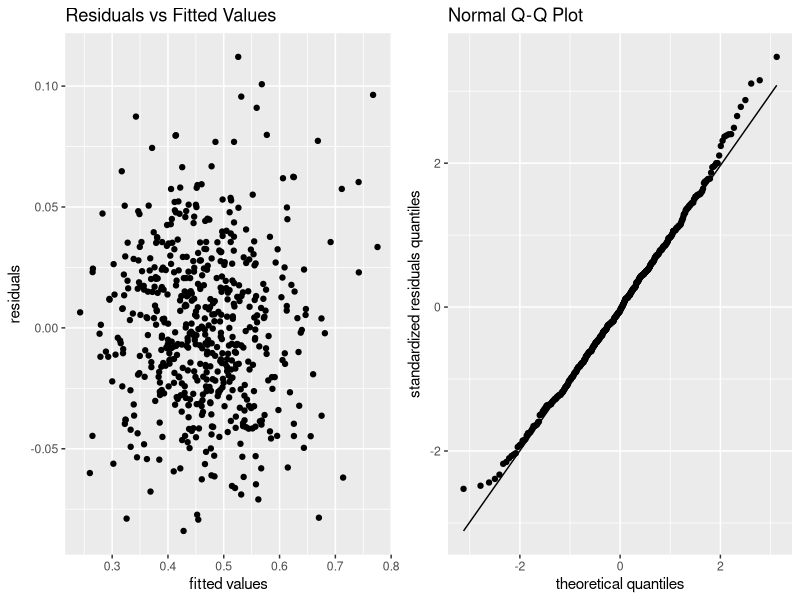
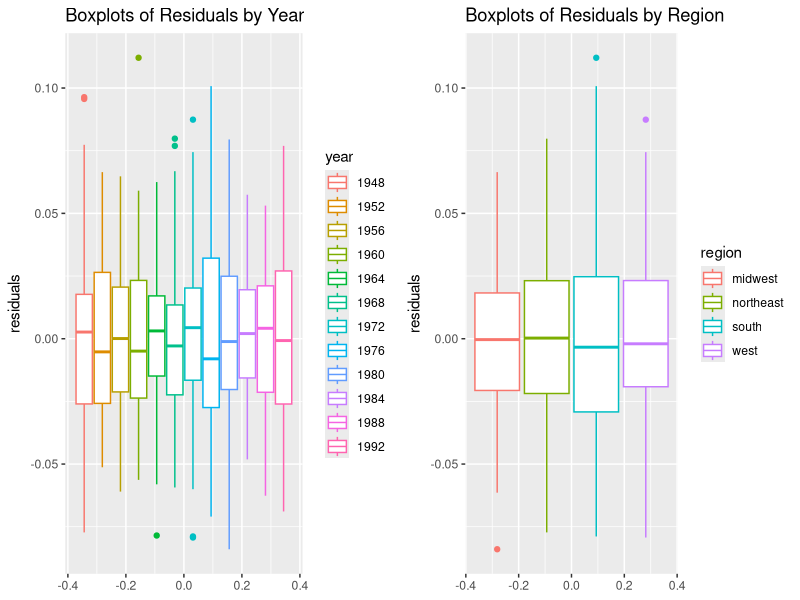
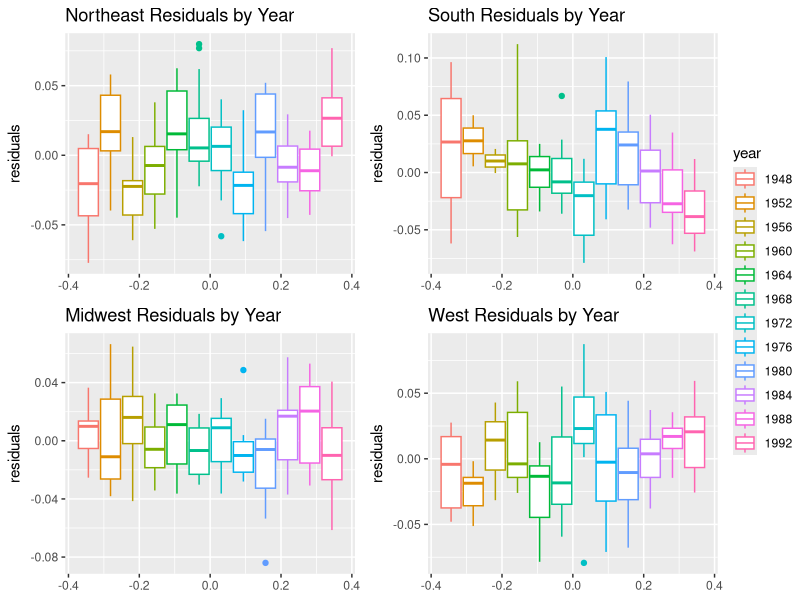
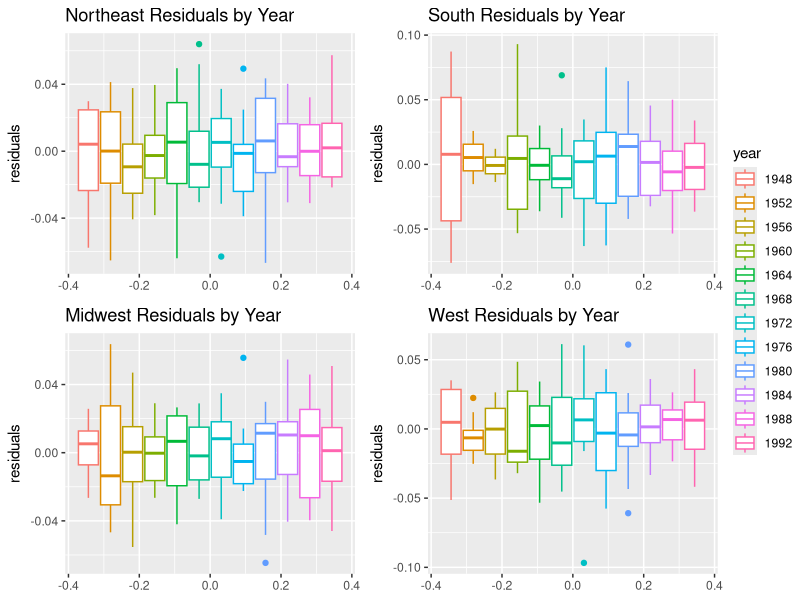
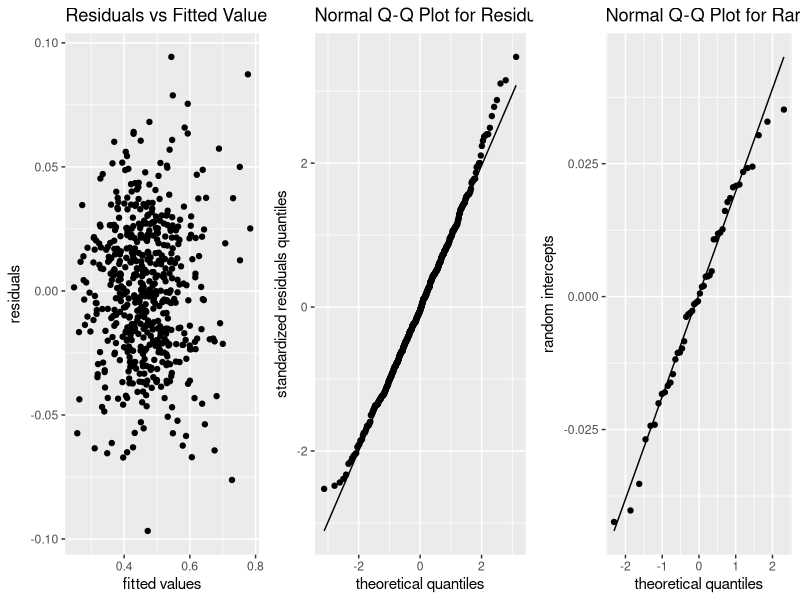

Generate these figures, in order, with R:
## ---- chunk 1
knitr::opts_chunk$set(echo = FALSE, message = FALSE)
## ---- chunk 2
library("readr") # to load data
library("tidyverse")
library("ggpubr") # for ggarrange
library("car") # type 2 anova
library("knitr") # to print tables
library("lme4") # for mixed models
data <- read_table("Data/4_US_elections.txt")
data = data %>% select(-constant) # remove manually added intercept
# change mentioned variables to factors
data = data %>% 
  mutate(year = as.factor(year),
                       state = as.factor(state), 
                       r1 = as.factor(r1), 
                       r2 = as.factor(r2), 
                       r3 = as.factor(r3), 
                       r4 = as.factor(r4), 
                       r5 = as.factor(r5), 
                       r6 = as.factor(r6), )

# rename the variables
data = data %>% 
  rename(dvote = Dvote,
         dvote_poll = n1,
         dapprove_inc = n2,
         dapprove_presinc = n3,
         gnp_growth_inc = n4,
         dvote_last = s1,
         dvote_last2 = s2,
         home_state = s3,
         home_state_vice = s4,
         dmajor_leg = s5,
         econ_growth_inc = s6,
         state_ideology = s7,
         ideology_comp = s8,
         cath_1960 = s9,
         south = r1,
         south_1964 = r2,
         deep_south_1964 = r3,
         new_england_1964 = r4,
         new_england_1972 = r5,
         west_1976 = r6)

# create a region variable
northeast = c(7, 8, 19, 20, 21, 29, 30, 32, 38, 39, 45, 48)
south = c(1, 4, 9, 10, 17, 18, 24, 33, 36, 40, 42, 43, 46)
midwest = c(13, 14, 15, 16, 22, 23, 25, 27, 34, 35, 41, 49)
west = c(2, 3, 5, 6, 11, 12, 26, 28, 31, 37, 44, 47, 50)

data$region = ifelse(data$state %in% northeast, "northeast",
                      ifelse(data$state %in% south, "south",
                             ifelse(data$state %in% midwest, "midwest",
                                    ifelse(data$state %in% west, "west", NA))))
data = data %>% mutate(region = as.factor(region))
data = na.omit(data)
## ---- chunk 3
# create model described as above
m0 = lm(dvote ~ . 
        - evotes 
        - region 
        - state_ideology 
        - dvote_poll 
        - dapprove_inc
        - dapprove_presinc 
        - gnp_growth_inc, 
        data = data)
# perform type 2 anova and print results in a table
anova = Anova(m0, type = 2)
kable(anova[1:16, ], digits = 3, caption = "Type 2 anova for the linear model, comparing for each coefficient the full model with the full model excluding the predictor from that coefficient.")
## ---- chunk 4
# fit the same model as before but exclude ideology_comp
m1 = lm(dvote ~ . 
        - evotes 
        - region 
        - state_ideology 
        - dvote_poll 
        - dapprove_inc
        - dapprove_presinc 
        - gnp_growth_inc
        - ideology_comp, 
        data = data)
# create a data frame that contains residuals, standardized residuals and fitted values for plots
data_res = data
data_res$residuals = resid(m1)
data_res$std_residuals = rstandard(m1)
data_res$fitted = m1$fitted.values
# create residuals vs fitted values plot
res_vs_fit = ggplot(data_res, aes(x = fitted, y = residuals)) + 
  geom_point() + 
  labs(x = "fitted values", y = "residuals") + 
  ggtitle("Residuals vs Fitted Values")
# create qq plot
qq_plot = ggplot(data_res, aes(sample = std_residuals)) +
  stat_qq() + 
  stat_qq_line() + 
  labs(x = "theoretical quantiles", y = "standardized residuals quantiles") + 
  ggtitle("Normal Q-Q Plot")
# plot residuals vs fitted values (left) and qqplot (right)
ggarrange(res_vs_fit, qq_plot, ncol = 2, nrow = 1)
## ---- chunk 5
# create boxplots of residuals grouped by region
year_res_plot = ggplot(mapping = aes(y = residuals, col = year), data = data_res) + 
  geom_boxplot() + 
  ggtitle("Boxplots of Residuals by Year")
# create boxplots of residuals grouped by region
region_res_plot = ggplot(mapping = aes(y = residuals, col = region), data = data_res) +
  geom_boxplot() + 
    ggtitle("Boxplots of Residuals by Region")
# arrange the two plots in a 1x2 grid
ggarrange(year_res_plot, region_res_plot, nrow = 1, ncol = 2)
## ---- chunk 6
# create dataframes with residuals for each region
data_northeast = data_res[data_res$region == "northeast", ]
data_south = data_res[data_res$region == "south", ]
data_midwest = data_res[data_res$region == "midwest", ]
data_west = data_res[data_res$region == "west", ]
# create residuals plot for each region grouped by year
northeast_res_plot = ggplot(mapping=aes(y=residuals, col=year), data = data_northeast) +
  geom_boxplot() + 
  ggtitle("Northeast Residuals by Year")
south_res_plot = ggplot(mapping=aes(y=residuals, col=year), data = data_south) +
  geom_boxplot() +
  ggtitle("South Residuals by Year")
midwest_res_plot = ggplot(mapping=aes(y=residuals, col=year), data = data_midwest) +
  geom_boxplot() +
  ggtitle("Midwest Residuals by Year")
west_res_plot = ggplot(mapping=aes(y=residuals, col=year), data = data_west) +
  geom_boxplot() +
  ggtitle("West Residuals by Year")
# plot results
ggarrange(northeast_res_plot, south_res_plot, midwest_res_plot, west_res_plot, 
          ncol = 2, nrow = 2, common.legend = TRUE, legend = "right")
## ---- chunk 7
# create mixed model with random intercept for year and year:region
mixed_m1 = lmer(dvote ~ . 
                - evotes 
                - region 
                - state_ideology 
                - ideology_comp 
                - year
                + (1|year)
                + (1|year:region), 
                REML = FALSE,
                data = data)
# create dataframes with residuals for each to replicate plot from before 
# with residuals grouped by year and region
data_res_mixed = data_res
data_res_mixed$residuals = resid(mixed_m1)
data_northeast_mixed = data_res_mixed[data_res_mixed$region == "northeast", ]
data_south_mixed = data_res_mixed[data_res_mixed$region == "south", ]
data_midwest_mixed = data_res_mixed[data_res_mixed$region == "midwest", ]
data_west_mixed = data_res_mixed[data_res_mixed$region == "west", ]
# create plots for each region
northeast_res_plot = ggplot(mapping=aes(y=residuals, col=year), data = data_northeast_mixed) +
  geom_boxplot() + 
  ggtitle("Northeast Residuals by Year")
south_res_plot = ggplot(mapping=aes(y=residuals, col=year), data = data_south_mixed) +
  geom_boxplot() +
  ggtitle("South Residuals by Year")
midwest_res_plot = ggplot(mapping=aes(y=residuals, col=year), data = data_midwest_mixed) +
  geom_boxplot() +
  ggtitle("Midwest Residuals by Year")
west_res_plot = ggplot(mapping=aes(y=residuals, col=year), data = data_west_mixed) +
  geom_boxplot() +
  ggtitle("West Residuals by Year")
# plot results
ggarrange(northeast_res_plot, south_res_plot, midwest_res_plot, west_res_plot, 
          ncol = 2, nrow = 2, common.legend = TRUE, legend = "right")
## ---- chunk 8
# the calculations for the parametric bootstrap can be found in the separate script
# called bootstrap_script.R
## ---- chunk 9
# create model without random intercept for year according to the results of 
# parametric bootstrap
mixed_m0 = lmer(dvote ~ 
                + state 
                + dvote_poll 
                + dapprove_inc 
                + dapprove_presinc 
                + gnp_growth_inc 
                + dvote_last 
                + dvote_last2 
                + home_state 
                + home_state_vice 
                + dmajor_leg 
                + econ_growth_inc 
                + cath_1960 
                + south 
                + south_1964 
                + deep_south_1964 
                + new_england_1964 
                + new_england_1972 
                + west_1976 
                + (1|year:region),
                data = data, 
                REML = FALSE)
# create anova type 2 table for the model above
anova2 = Anova(mixed_m0, type = 2, data = data)
kable(anova2, digits = 3, caption = "Type 2 anova for the fixed effects in our linear mixed model, comparing for each coefficient the full model with the full model excluding the predictor from that coefficient.")
## ---- chunk 10
# remove presinc dapprove_inc from the model, as described above
mixed_m2 = lmer(dvote ~ 
                + state 
                + dvote_poll 
                + dapprove_presinc 
                + gnp_growth_inc 
                + dvote_last 
                + dvote_last2 
                + home_state 
                + home_state_vice 
                + dmajor_leg 
                + econ_growth_inc 
                + cath_1960 
                + south 
                + south_1964 
                + deep_south_1964 
                + new_england_1964 
                + new_england_1972 
                + west_1976 
                + (1|year:region),
                data = data, 
                REML = FALSE)
# prepare the residuals dataset for diagnostic plots
data_res$residuals = resid(mixed_m2) # residual of mixed_m2
data_res$fitted = predict(mixed_m2) # fitted values of mixed_m2
# create residuals vs fitted values plot
res_vs_fit = ggplot(data_res, aes(x = fitted, y = residuals)) + 
  geom_point() + 
  labs(x = "fitted values", y = "residuals") + 
  ggtitle("Residuals vs Fitted Values")
# create qq plot
qq_plot = ggplot(data_res, aes(sample = std_residuals)) +
  stat_qq() + 
  stat_qq_line() + 
  labs(x = "theoretical quantiles", y = "standardized residuals quantiles") + 
  ggtitle("Normal Q-Q Plot for Residuals")
# plot residuals vs fitted values (left) and qqplot (right)
random_effects = ranef(mixed_m2)$'year:region'[, 1]
random_effects = as.data.frame(random_effects)
qq_ran_eff = ggplot(data = random_effects, aes(sample = random_effects)) + 
  stat_qq() + 
  stat_qq_line() +
  labs(x = "theoretical quantiles", y = "random intercepts") +
  ggtitle("Normal Q-Q Plot for Random Effect")
ggarrange(res_vs_fit, qq_plot, qq_ran_eff, ncol = 3, nrow = 1)
## ---- chunk 11
# create a table of some selected coefficients (dont want to display all the 
# 50 states coefficients)
coef_table = as.data.frame(summary(mixed_m2)$coefficients)
coef_table = coef_table[c(5, 51:66), ]
# only keep coefficient values coloumn
coef_table = coef_table %>%
  select(-"Std. Error", -"t value")
rownames(coef_table)[c(12:17)] = c("south", "south_1964", "deep_south_1964", "new_england_1964", "new_england_1972", "west_1976")
kable(coef_table, digits = 3, caption = "Estimated coefficients (fixed effects) of the final linear mixed model.")
